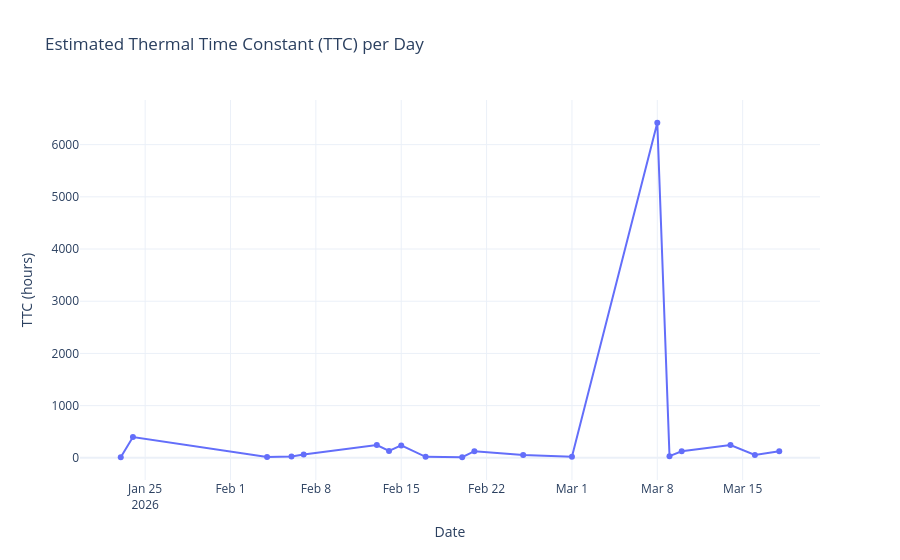

The cell this chart's notebook holds for it:
### Code cell
ttc_daily, ttc_source = calculate_and_plot_daily_ttc(
    min_samples_per_day=3,
    min_r2=0.0,
    min_temp_gap_c=0.5,
)

### Figure 1 — Plotly figure (JSON) as saved in the notebook; plotly's stock layout.template omitted (floating-point values rounded to 4 significant figures)
{"data": [{"customdata": [[0.9997, 3], [0.03016, 5], [0.9947, 3], [0.9965, 3], [0.7778, 7], [1.0, 3], [0.6745, 7], [0.2504, 7], [0.9996, 3], [0.9496, 4], [0.9937, 4], [0.9957, 4], [0.6231, 4], [0.002463, 5], [0.8899, 4], [0.9191, 7], [0.633, 4], [0.9947, 5], [0.9907, 3]], "hovertemplate": "Date=%{x}<br>TTC (hours)=%{y}<br>fit_r2=%{customdata[0]}<br>samples=%{customdata[1]}<extra></extra>", "legendgroup": "", "line": {"color": "#636efa", "dash": "solid"}, "marker": {"symbol": "circle"}, "mode": "markers+lines", "name": "", "orientation": "v", "showlegend": false, "type": "scatter", "x": ["2026-01-23T00:00:00", "2026-01-24T00:00:00", "2026-02-04T00:00:00", "2026-02-06T00:00:00", "2026-02-07T00:00:00", "2026-02-13T00:00:00", "2026-02-14T00:00:00", "2026-02-15T00:00:00", "2026-02-17T00:00:00", "2026-02-20T00:00:00", "2026-02-21T00:00:00", "2026-02-25T00:00:00", "2026-03-01T00:00:00", "2026-03-08T00:00:00", "2026-03-09T00:00:00", "2026-03-10T00:00:00", "2026-03-14T00:00:00", "2026-03-16T00:00:00", "2026-03-18T00:00:00"], "xaxis": "x", "y": [10.88, 398.5, 14.0, 25.92, 62.2, 245.7, 131.6, 236.8, 19.52, 11.26, 127.7, 55.57, 21.38, 6419.0, 32.19, 124.7, 244.4, 53.74, 125.0], "yaxis": "y"}], "layout": {"legend": {"tracegroupgap": 0}, "title": {"text": "Estimated Thermal Time Constant (TTC) per Day"}, "xaxis": {"anchor": "y", "domain": [0, 1], "title": {"text": "Date"}}, "yaxis": {"anchor": "x", "domain": [0, 1], "title": {"text": "TTC (hours)"}}}}
